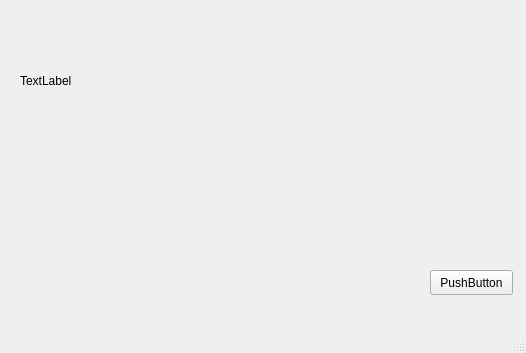
<?xml version="1.0" encoding="UTF-8"?>
<ui version="4.0">
 <class>MainWindow</class>
 <widget class="QMainWindow" name="MainWindow">
  <property name="geometry">
   <rect>
    <x>0</x>
    <y>0</y>
    <width>526</width>
    <height>353</height>
   </rect>
  </property>
  <property name="windowTitle">
   <string>MainWindow</string>
  </property>
  <widget class="QWidget" name="centralwidget">
   <widget class="QLabel" name="label_2">
    <property name="geometry">
     <rect>
      <x>20</x>
      <y>20</y>
      <width>221</width>
      <height>121</height>
     </rect>
    </property>
    <property name="text">
     <string>TextLabel</string>
    </property>
   </widget>
   <widget class="QPushButton" name="pushButton">
    <property name="geometry">
     <rect>
      <x>430</x>
      <y>270</y>
      <width>83</width>
      <height>25</height>
     </rect>
    </property>
    <property name="text">
     <string>PushButton</string>
    </property>
   </widget>
  </widget>
  <widget class="QMenuBar" name="menubar">
   <property name="geometry">
    <rect>
     <x>0</x>
     <y>0</y>
     <width>526</width>
     <height>22</height>
    </rect>
   </property>
  </widget>
  <widget class="QStatusBar" name="statusbar"/>
 </widget>
 <resources/>
 <connections/>
</ui>
